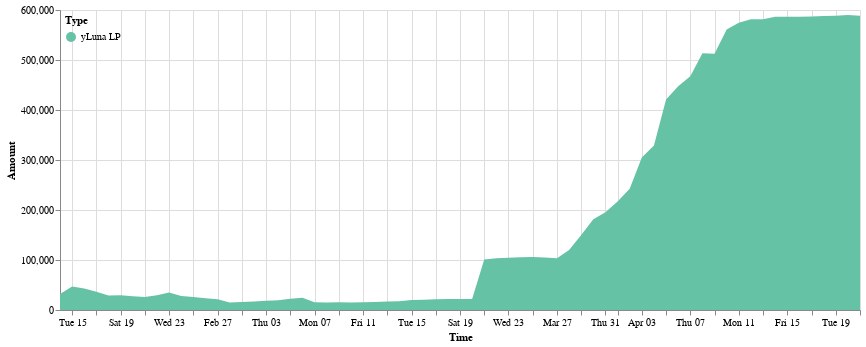

Notebook source saved alongside this figure:
### Code cell
cp.get_yluna_time_area_chart(daily_delta_lp, 
               alt.Scale(scheme='set2'),
               min_date = daily_delta_stk.Time.min(),
               max_date = daily_delta_stk.Time.max(),
               top_padding = 10000
        ).properties(width=800).configure_view(strokeOpacity=0)

### Figure 1 — Vega-Lite specification as saved in the notebook (floating-point values rounded to 4 significant figures)
{"config": {"view": {"continuousWidth": 400, "continuousHeight": 300, "strokeOpacity": 0}}, "data": {"name": "data-6202492245fe7335a8dde52c1decd539"}, "mark": "area", "encoding": {"color": {"field": "Type", "legend": {"direction": "vertical", "legendY": 0, "orient": "none", "padding": 5}, "scale": {"scheme": "set2"}, "type": "nominal"}, "tooltip": [{"field": "Time", "format": "%Y-%m-%d", "type": "temporal"}, {"field": "Type", "type": "nominal"}, {"field": "Amount (millions)", "type": "nominal"}], "x": {"field": "Time", "scale": {"domain": ["2022-02-14", "2022-04-21"]}, "type": "temporal"}, "y": {"field": "Amount", "scale": {"domain": [0, 600100.0]}, "type": "quantitative"}}, "width": 800, "$schema": "https://vega.github.io/schema/vega-lite/v4.17.0.json", "datasets": {"data-6202492245fe7335a8dde52c1decd539": [{"Time": "2022-02-14", "Amount signed": 31760.0, "Amount": 31760.0, "Type": "yLuna LP", "Amount (millions)": "0.03M"}, {"Time": "2022-02-15", "Amount signed": 15300.0, "Amount": 47060.0, "Type": "yLuna LP", "Amount (millions)": "0.05M"}, {"Time": "2022-02-16", "Amount signed": -3950.0, "Amount": 43110.0, "Type": "yLuna LP", "Amount (millions)": "0.04M"}, {"Time": "2022-02-17", "Amount signed": -6835.0, "Amount": 36280.0, "Type": "yLuna LP", "Amount (millions)": "0.04M"}, {"Time": "2022-02-18", "Amount signed": -7339.0, "Amount": 28940.0, "Type": "yLuna LP", "Amount (millions)": "0.03M"}, {"Time": "2022-02-19", "Amount signed": 337.5, "Amount": 29280.0, "Type": "yLuna LP", "Amount (millions)": "0.03M"}, {"Time": "2022-02-20", "Amount signed": -1702.0, "Amount": 27570.0, "Type": "yLuna LP", "Amount (millions)": "0.03M"}, {"Time": "2022-02-21", "Amount signed": -1555.0, "Amount": 26020.0, "Type": "yLuna LP", "Amount (millions)": "0.03M"}, {"Time": "2022-02-22", "Amount signed": 3529.0, "Amount": 29550.0, "Type": "yLuna LP", "Amount (millions)": "0.03M"}, {"Time": "2022-02-23", "Amount signed": 5291.0, "Amount": 34840.0, "Type": "yLuna LP", "Amount (millions)": "0.03M"}, {"Time": "2022-02-24", "Amount signed": -6881.0, "Amount": 27960.0, "Type": "yLuna LP", "Amount (millions)": "0.03M"}, {"Time": "2022-02-25", "Amount signed": -2172.0, "Amount": 25790.0, "Type": "yLuna LP", "Amount (millions)": "0.03M"}, {"Time": "2022-02-26", "Amount signed": -2032.0, "Amount": 23750.0, "Type": "yLuna LP", "Amount (millions)": "0.02M"}, {"Time": "2022-02-27", "Amount signed": -2167.0, "Amount": 21590.0, "Type": "yLuna LP", "Amount (millions)": "0.02M"}, {"Time": "2022-02-28", "Amount signed": -6805.0, "Amount": 14780.0, "Type": "yLuna LP", "Amount (millions)": "0.01M"}, {"Time": "2022-03-01", "Amount signed": 1266.0, "Amount": 16050.0, "Type": "yLuna LP", "Amount (millions)": "0.02M"}, {"Time": "2022-03-02", "Amount signed": 1194.0, "Amount": 17240.0, "Type": "yLuna LP", "Amount (millions)": "0.02M"}, {"Time": "2022-03-03", "Amount signed": 1485.0, "Amount": 18730.0, "Type": "yLuna LP", "Amount (millions)": "0.02M"}, {"Time": "2022-03-04", "Amount signed": 900.4, "Amount": 19630.0, "Type": "yLuna LP", "Amount (millions)": "0.02M"}, {"Time": "2022-03-05", "Amount signed": 2973.0, "Amount": 22600.0, "Type": "yLuna LP", "Amount (millions)": "0.02M"}, {"Time": "2022-03-06", "Amount signed": 1880.0, "Amount": 24480.0, "Type": "yLuna LP", "Amount (millions)": "0.02M"}, {"Time": "2022-03-07", "Amount signed": -9021.0, "Amount": 15460.0, "Type": "yLuna LP", "Amount (millions)": "0.02M"}, {"Time": "2022-03-08", "Amount signed": -254.8, "Amount": 15200.0, "Type": "yLuna LP", "Amount (millions)": "0.02M"}, {"Time": "2022-03-09", "Amount signed": 238.1, "Amount": 15440.0, "Type": "yLuna LP", "Amount (millions)": "0.02M"}, {"Time": "2022-03-10", "Amount signed": -356.0, "Amount": 15090.0, "Type": "yLuna LP", "Amount (millions)": "0.02M"}, {"Time": "2022-03-11", "Amount signed": 551.2, "Amount": 15640.0, "Type": "yLuna LP", "Amount (millions)": "0.02M"}, {"Time": "2022-03-12", "Amount signed": 194.8, "Amount": 15830.0, "Type": "yLuna LP", "Amount (millions)": "0.02M"}, {"Time": "2022-03-13", "Amount signed": 1027.0, "Amount": 16860.0, "Type": "yLuna LP", "Amount (millions)": "0.02M"}, {"Time": "2022-03-14", "Amount signed": 567.2, "Amount": 17430.0, "Type": "yLuna LP", "Amount (millions)": "0.02M"}, {"Time": "2022-03-15", "Amount signed": 2698.0, "Amount": 20120.0, "Type": "yLuna LP", "Amount (millions)": "0.02M"}, {"Time": "2022-03-16", "Amount signed": 292.2, "Amount": 20420.0, "Type": "yLuna LP", "Amount (millions)": "0.02M"}, {"Time": "2022-03-17", "Amount signed": 1057.0, "Amount": 21470.0, "Type": "yLuna LP", "Amount (millions)": "0.02M"}, {"Time": "2022-03-18", "Amount signed": 713.6, "Amount": 22190.0, "Type": "yLuna LP", "Amount (millions)": "0.02M"}, {"Time": "2022-03-19", "Amount signed": -312.5, "Amount": 21870.0, "Type": "yLuna LP", "Amount (millions)": "0.02M"}, {"Time": "2022-03-20", "Amount signed": 361.0, "Amount": 22240.0, "Type": "yLuna LP", "Amount (millions)": "0.02M"}, {"Time": "2022-03-21", "Amount signed": 78610.0, "Amount": 100800.0, "Type": "yLuna LP", "Amount (millions)": "0.1M"}, {"Time": "2022-03-22", "Amount signed": 2533.0, "Amount": 103400.0, "Type": "yLuna LP", "Amount (millions)": "0.1M"}, {"Time": "2022-03-23", "Amount signed": 1095.0, "Amount": 104500.0, "Type": "yLuna LP", "Amount (millions)": "0.1M"}, {"Time": "2022-03-24", "Amount signed": 1098.0, "Amount": 105600.0, "Type": "yLuna LP", "Amount (millions)": "0.11M"}, {"Time": "2022-03-25", "Amount signed": 216.6, "Amount": 105800.0, "Type": "yLuna LP", "Amount (millions)": "0.11M"}, {"Time": "2022-03-26", "Amount signed": -853.7, "Amount": 104900.0, "Type": "yLuna LP", "Amount (millions)": "0.1M"}, {"Time": "2022-03-27", "Amount signed": -1536.0, "Amount": 103400.0, "Type": "yLuna LP", "Amount (millions)": "0.1M"}, {"Time": "2022-03-28", "Amount signed": 16410.0, "Amount": 119800.0, "Type": "yLuna LP", "Amount (millions)": "0.12M"}, {"Time": "2022-03-29", "Amount signed": 30470.0, "Amount": 150300.0, "Type": "yLuna LP", "Amount (millions)": "0.15M"}, {"Time": "2022-03-30", "Amount signed": 31470.0, "Amount": 181700.0, "Type": "yLuna LP", "Amount (millions)": "0.18M"}, {"Time": "2022-03-31", "Amount signed": 13650.0, "Amount": 195400.0, "Type": "yLuna LP", "Amount (millions)": "0.2M"}, {"Time": "2022-04-01", "Amount signed": 21820.0, "Amount": 217200.0, "Type": "yLuna LP", "Amount (millions)": "0.22M"}, {"Time": "2022-04-02", "Amount signed": 25150.0, "Amount": 242400.0, "Type": "yLuna LP", "Amount (millions)": "0.24M"}, {"Time": "2022-04-03", "Amount signed": 62790.0, "Amount": 305200.0, "Type": "yLuna LP", "Amount (millions)": "0.31M"}, {"Time": "2022-04-04", "Amount signed": 23990.0, "Amount": 329100.0, "Type": "yLuna LP", "Amount (millions)": "0.33M"}, {"Time": "2022-04-05", "Amount signed": 92090.0, "Amount": 421200.0, "Type": "yLuna LP", "Amount (millions)": "0.42M"}, {"Time": "2022-04-06", "Amount signed": 26450.0, "Amount": 447700.0, "Type": "yLuna LP", "Amount (millions)": "0.45M"}, {"Time": "2022-04-07", "Amount signed": 20020.0, "Amount": 467700.0, "Type": "yLuna LP", "Amount (millions)": "0.47M"}, {"Time": "2022-04-08", "Amount signed": 45810.0, "Amount": 513500.0, "Type": "yLuna LP", "Amount (millions)": "0.51M"}, {"Time": "2022-04-09", "Amount signed": -782.1, "Amount": 512700.0, "Type": "yLuna LP", "Amount (millions)": "0.51M"}, {"Time": "2022-04-10", "Amount signed": 48170.0, "Amount": 560900.0, "Type": "yLuna LP", "Amount (millions)": "0.56M"}, {"Time": "2022-04-11", "Amount signed": 13760.0, "Amount": 574700.0, "Type": "yLuna LP", "Amount (millions)": "0.57M"}, {"Time": "2022-04-12", "Amount signed": 6821.0, "Amount": 581500.0, "Type": "yLuna LP", "Amount (millions)": "0.58M"}, {"Time": "2022-04-13", "Amount signed": -48.56, "Amount": 581400.0, "Type": "yLuna LP", "Amount (millions)": "0.58M"}, {"Time": "2022-04-14", "Amount signed": 5096.0, "Amount": 586500.0, "Type": "yLuna LP", "Amount (millions)": "0.59M"}, {"Time": "2022-04-15", "Amount signed": 206.1, "Amount": 586700.0, "Type": "yLuna LP", "Amount (millions)": "0.59M"}, {"Time": "2022-04-16", "Amount signed": -60.03, "Amount": 586700.0, "Type": "yLuna LP", "Amount (millions)": "0.59M"}, {"Time": "2022-04-17", "Amount signed": 500.6, "Amount": 587200.0, "Type": "yLuna LP", "Amount (millions)": "0.59M"}, {"Time": "2022-04-18", "Amount signed": 808.5, "Amount": 588000.0, "Type": "yLuna LP", "Amount (millions)": "0.59M"}, {"Time": "2022-04-19", "Amount signed": 532.3, "Amount": 588500.0, "Type": "yLuna LP", "Amount (millions)": "0.59M"}, {"Time": "2022-04-20", "Amount signed": 1623.0, "Amount": 590100.0, "Type": "yLuna LP", "Amount (millions)": "0.59M"}, {"Time": "2022-04-21", "Amount signed": -1339.0, "Amount": 588800.0, "Type": "yLuna LP", "Amount (millions)": "0.59M"}]}}
